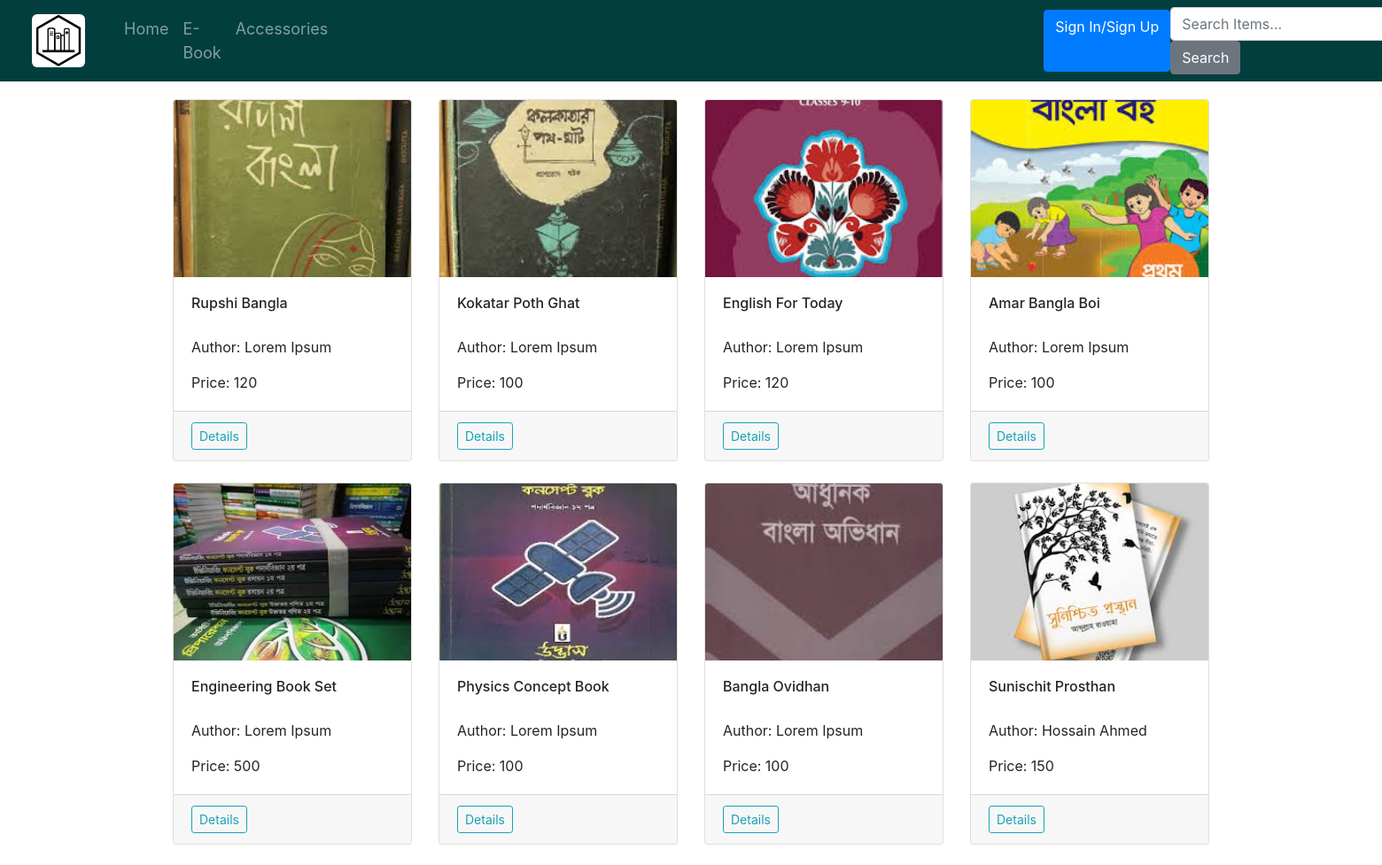
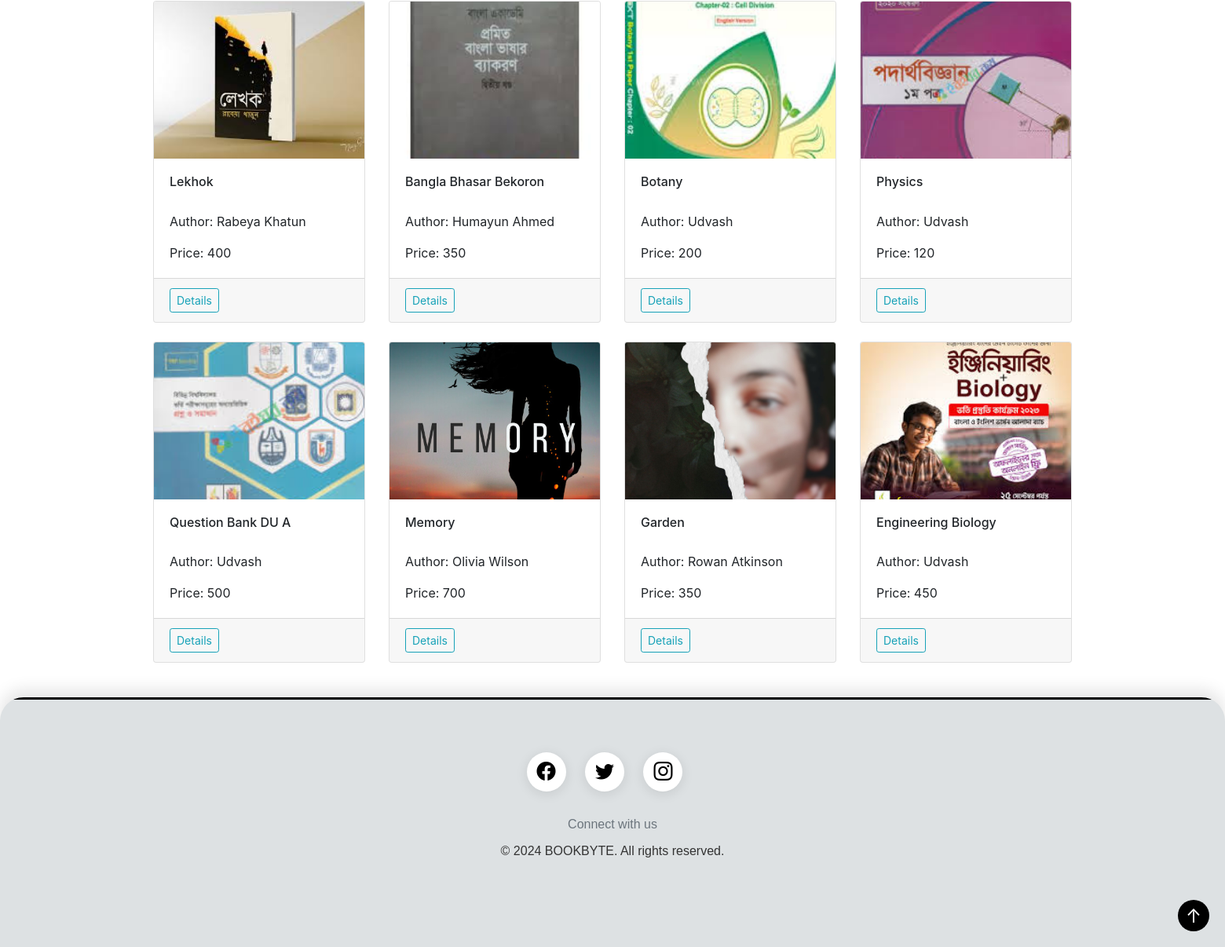
The page / on the database its author committed (2 pictures, top to bottom).
### products/models.py (models this page shows, shortened)
class book(models.Model):
    title = models.CharField(max_length=200)
    author = models.CharField(max_length=200)
    publisher = models.CharField(max_length=200)
    description = models.TextField(blank=True, null=True)
    category_type = (('Story', 'Story'), ('Fiction', 'Fiction'), ('Non-Fiction', 'Non-Fiction'), ('Novel', 'Novel'),
                     ('History', 'History'), ('Poetry', 'Poetry'), ('Cookbook', 'Cookbook'),
                     ('Drama', 'Drama'), ('Thriller', 'Thriller'), ('Biography', 'Biography'), ('Action', 'Action'),
                     ('Literature', 'Literature'), ('Adventure', 'Adventure'), ('Others', 'Others'))
    category = models.CharField(max_length=200, choices=category_type, blank=True, null=True)
    price = models.IntegerField(blank=True, null=True)
    quantity = models.IntegerField(blank=True, null=True)
    image = models.ImageField(upload_to='images/', blank=True, null=True, default='images/default.jpg')
    review_choice = models.ForeignKey('Review', on_delete= models.CASCADE, blank=True, null=True)
    type = (('New', 'New'), ('Used', 'Used'), ('Academic', 'Academic'), ('Admission', 'Admission'))
    type_choice = models.CharField(max_length=100, choices=type, blank=True, null=True)

### nonMember/views.py (the view)
# urls.py: path('',n_views.book_non, name='book_non'),
def book_non(request):
    Book = book.objects.all()
    context = {'Book': Book}
    return render(request, 'home_non.html', context=context)

### nonMember/templates/home_non.html (shortened to what this page needs)
{% extends 'main_non.html' %}
{% load static %}
{% block content %}
<div class="container" style="margin-top: 20px">
    <div class="row">
        {% for p in Book %}
        <div class="col-md-3 mb-4">
            <div class="card h-100">
                {% if p.image %}
                <img src="{{ p.image.url }}" class="card-img-top" style="height: 200px; object-fit: cover;" alt="...">
                {% endif %}
                <div class="card-body">
                    <h6 class="card-title">{{ p.title }}</h6>
                    <p class="card-text" style="overflow: hidden;">Author: {{ p.author }}</p>
                    <p class="card-text" style="overflow: hidden;">Price: {{ p.price }}</p>
                </div>
                <div class="card-footer">
                    <div class="btn-group" aria-label="Book Actions">
                        <a href="{% url 'book_details_non' p.id %}" class="btn btn-outline-info btn-sm">Details</a>
                    </div>
                </div>
            </div>
        </div>
        {% endfor %}
    </div>
</div>
{% endblock %}

### nonMember/templates/footer_non.html (style rules this page uses)
.container { max-width: 1200px; margin: 0 auto; padding: 0 15px; }

### rows shown on the page
book: image (picture), title "Rupshi Bangla", author "Lorem Ipsum", price "120"
book: image (picture), title "Kokatar Poth Ghat", author "Lorem Ipsum", price "100"
book: image (picture), title "English For Today", author "Lorem Ipsum", price "120"
book: image (picture), title "Amar Bangla Boi", author "Lorem Ipsum", price "100"
book: image (picture), title "Engineering Book Set", author "Lorem Ipsum", price "500"
book: image (picture), title "Physics Concept Book", author "Lorem Ipsum", price "100"
book: image (picture), title "Bangla Ovidhan", author "Lorem Ipsum", price "100"
book: image (picture), title "Sunischit Prosthan", author "Hossain Ahmed", price "150"
book: image (picture), title "Lekhok", author "Rabeya Khatun", price "400"
book: image (picture), title "Bangla Bhasar Bekoron", author "Humayun Ahmed", price "350"
book: image (picture), title "Botany", author "Udvash", price "200"
book: image (picture), title "Physics", author "Udvash", price "120"
book: image (picture), title "Question Bank DU A", author "Udvash", price "500"
book: image (picture), title "Memory", author "Olivia Wilson", price "700"
book: image (picture), title "Garden", author "Rowan Atkinson", price "350"
book: image (picture), title "Engineering Biology", author "Udvash", price "450"
